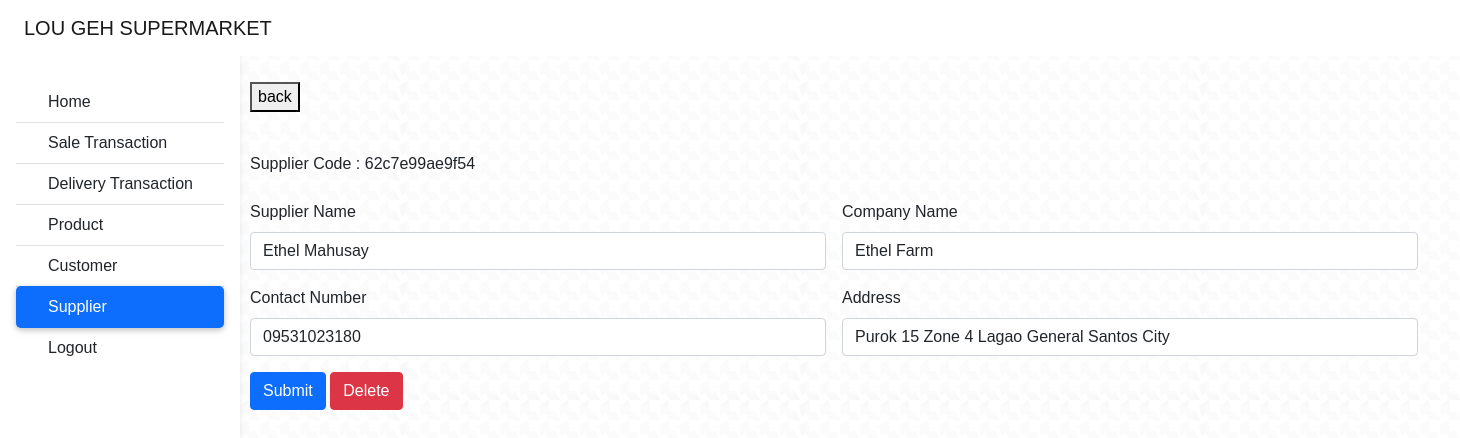
The page /supplier/edit-supplier.php?id=62c7e99ae9f54 (signed in) on the database its author committed.
### tables this page shows
CREATE TABLE `supplier` (
  `supplier_code` varchar(255) NOT NULL,
  `name` varchar(100) NOT NULL,
  `company_name` varchar(255) NOT NULL,
  `contact_number` varchar(100) NOT NULL,
  `address` varchar(255) NOT NULL,
  `created_at` datetime NOT NULL DEFAULT current_timestamp(),
  `del_status` varchar(100) NOT NULL
);

### supplier/edit-supplier.php (the view, shortened to what this page needs)
<?php
include "../navbar.php";
include "../db_conn.php";
 ?>
 <!DOCTYPE html>
 <html lang="en">
 <head>
     <link rel="stylesheet" href="https://cdnjs.cloudflare.com/ajax/libs/twitter-bootstrap/5.1.3/css/bootstrap.min.css">
     <link rel="stylesheet" href="https://cdn.datatables.net/1.12.1/css/dataTables.bootstrap5.min.css">
     <link rel="stylesheet" href="../assets/css/style.css" />
 </head>
 <body>
    <div style=" position: relative;
  left: 250px;
  margin: auto;
  border: 3px;
  ">
         <a href="index.php"><button>back</button></a>
    </div>
    <div class="table_item" style=" position: relative;
  left: 250px;
  width: 80%;
  height: 90%;
  border: 3px;
  top:40px;
  "
  >
  <form class="row g-3" action="update.php?id=<?php echo $_GET['id']?>" method="post">
  <?php $id = $_GET['id'];
  $squery =  mysqli_query($conn, "SELECT * from supplier Where supplier_code = '$id'");
        while ($row = mysqli_fetch_array($squery)) {
          ?>
  <label class="form-label">Supplier Code : <?php echo $_GET['id'];?></label>
  <div class="col-6">
    <label class="form-label">Supplier Name</label>
    <input type="text" class="form-control" id="name" name="name" value="<?php echo $row['name'] ?>" required>
  </div>
  <div class="col-md-6">
    <label for="" class="form-label">Company Name</label>
    <input type="text"  class="form-control" id="company_name" name="company_name" value="<?php echo $row['company_name'] ?>" required>
  </div>
  <div class="col-md-6">
    <label for="" class="form-label">Contact Number</label>
    <input type="number"  class="form-control" id="contact_number" name="contact_number" value="<?php echo $row['contact_number'] ?>" required>
  </div>
  <div class="col-md-6">
    <label for="" class="form-label">Address</label>
    <input class="form-control" id="address" name="address" value="<?php echo $row['address'] ?>" required>
  </div>
  <div class="col-12">
    <button type="submit" class="btn btn-primary">Submit</button>
    <button type="button" class="btn btn-danger" data-bs-toggle="modal" data-bs-target="#staticBackdrop">
  Delete
</button>
  </div>
</form>
  </div>
 </body>
 </html>
 <?php }?>

### assets/css/style.css (style rules this page uses)
body { font-family: "Poppins", sans-serif; height: 100%; background: url("../assets/images/houndstooth.png"); background-repeat: repeat; }

### navbar.php (style rules this page uses)
body { background-color: white; }

### rows shown on the page
supplier: name "Ethel Mahusay", company_name "Ethel Farm", contact_number "09531023180", address "Purok 15 Zone 4 Lagao General Santos City"
